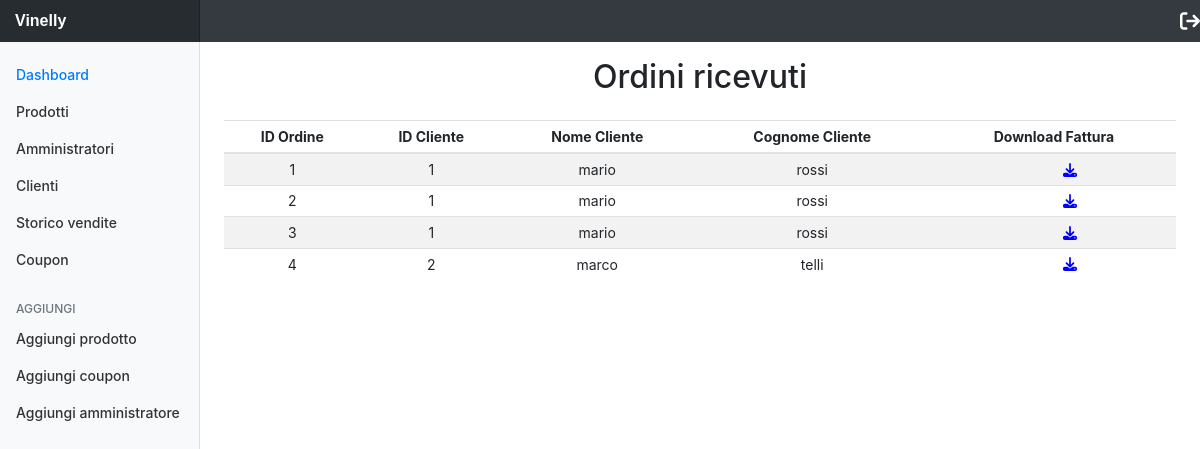
The app's page /pages/panel/sales_history.php (signed in) with its own data.
### tables this page shows
CREATE TABLE `ordini` (
  `id` int(11) NOT NULL,
  `id_cliente` int(11) NOT NULL,
  `id_indirizzo_sped` int(11) NOT NULL,
  `id_carta` int(11) NOT NULL,
  `id_coupon` int(11) DEFAULT NULL,
  `id_corriere` int(11) NOT NULL,
  `data_acquisto` datetime NOT NULL,
  `costo_totale` double(15,2) DEFAULT NULL
);

CREATE TABLE `clienti` (
  `id` int(11) NOT NULL,
  `id_indirizzo` int(11) NOT NULL,
  `nome` varchar(50) NOT NULL,
  `cognome` varchar(50) NOT NULL,
  `email` varchar(50) NOT NULL,
  `username` varchar(50) NOT NULL,
  `numero_di_telefono` varchar(50) NOT NULL,
  `password` varchar(50) NOT NULL,
  `data_nascita` date NOT NULL,
  `domanda_sicurezza` varchar(50) NOT NULL,
  `risposta_sicurezza` varchar(50) NOT NULL,
  `edit` int(11) NOT NULL
);

### pages/panel/sales_history.php (the view, shortened to what this page needs)
<!doctype html>
<?php
include "session.php";
$query = "SELECT fatture.id AS id_fattura, ordini.id AS ordineID, clienti.id AS clienteID, clienti.nome AS clienteNome, clienti.cognome AS clienteCognome
				FROM ordini, clienti, fatture WHERE fatture.id_ordine = ordini.id AND ordini.id_cliente = clienti.id";
$result = mysqli_query($db, $query);
$count = mysqli_num_rows($result);
$i = 0;
?>
<html lang="it">
<head>
	<link href="../css/common.css" rel="stylesheet">
	<link href="../../css/panel.css" rel="stylesheet">
</head>
<body>
	<?php
	include "panel_header.php";
	?>
	<div class="container-fluid">
		<div class="row">
			<?php
			include "panel_sidebar.php";
			?>
			<main role="main" class="col-md-9 ml-sm-auto col-lg-10 pt-3 px-4 text-center">
				<h2>Ordini ricevuti</h2>
				<div class="table-responsive mt-4">
					<table class="table table-striped table-sm">
						<thead>
							<tr>
								<th>ID Ordine</th>
								<th>ID Cliente</th>
								<th>Nome Cliente</th>
								<th>Cognome Cliente</th>
								<th>Download Fattura</th>
							</tr>
						</thead>
						<tbody>
							<?php
							while ($i < $count) {
								$row = mysqli_fetch_assoc($result);
								$indirizzoFattura = "../generate_invoice.php?id_fattura=" . $row['id_fattura'];
							?>
								<tr>
									<td><?php echo $row['ordineID'] ?></td>
									<td><?php echo $row['clienteID'] ?></td>
									<td><?php echo $row['clienteNome'] ?></td>
									<td><?php echo $row['clienteCognome'] ?></td>
									<td>
										<a class="mt-2 move-button" href="<?php echo $indirizzoFattura ?>" target="_blank">
											<i class="fa fa-download edit-client"><button class="btn btn-outline-success"></button></i>
										</a>
									</td>
								</tr>
							<?php
								$i++;
							} ?>
						</tbody>
					</table>
				</div>
			</main>
		</div>
	</div>
</body>
</html>

### css/panel.css (style rules this page uses)
body { font-size: .875rem; }

### records on screen
ordini: id "1", id_cliente "1", id_cliente.nome "mario", id_cliente.cognome "rossi"
ordini: id "2", id_cliente "1", id_cliente.nome "mario", id_cliente.cognome "rossi"
ordini: id "3", id_cliente "1", id_cliente.nome "mario", id_cliente.cognome "rossi"
ordini: id "4", id_cliente "2", id_cliente.nome "marco", id_cliente.cognome "telli"
